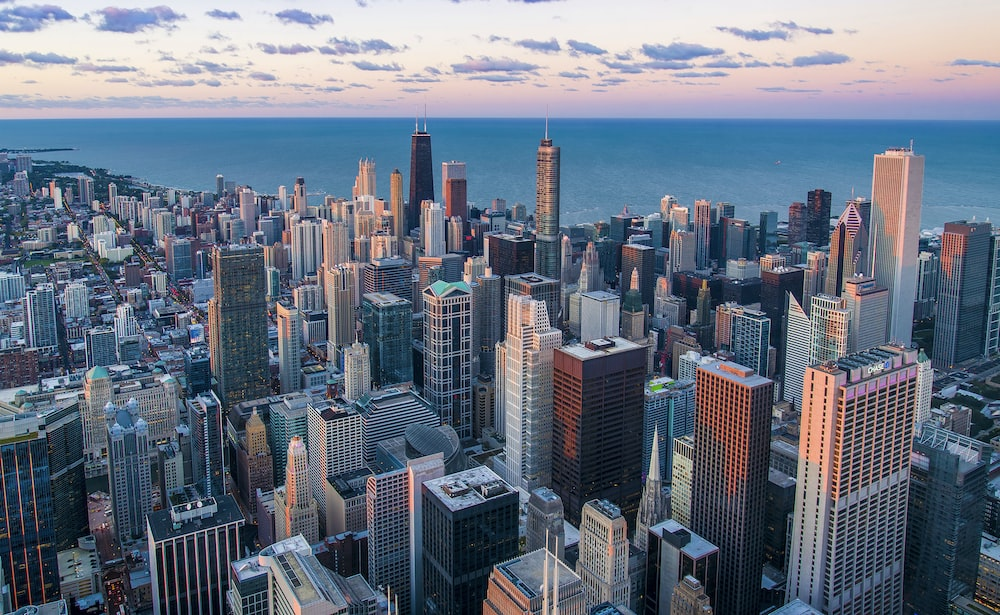
#> input picture Lab-03/reference.jpeg, 1000 x 615 px
$ python q3.py
#> lines starting #> are read from the running program, lines starting #| are printed output that depends on the picture
import cv2
import numpy as np

def apply_box_filter(image_path, kernel_size):
#> called with image_path = 'reference.jpeg', kernel_size = 5
    img = cv2.imread(image_path)
#> img is the input picture: shape (615, 1000, 3); mean B, G, R 129.8, 114.5, 104.5
    if img is None:
        print("Error: Could not read the image.")
        return

    # Apply a box filter to the image
    box_filtered = cv2.boxFilter(img, -1, (kernel_size, kernel_size))
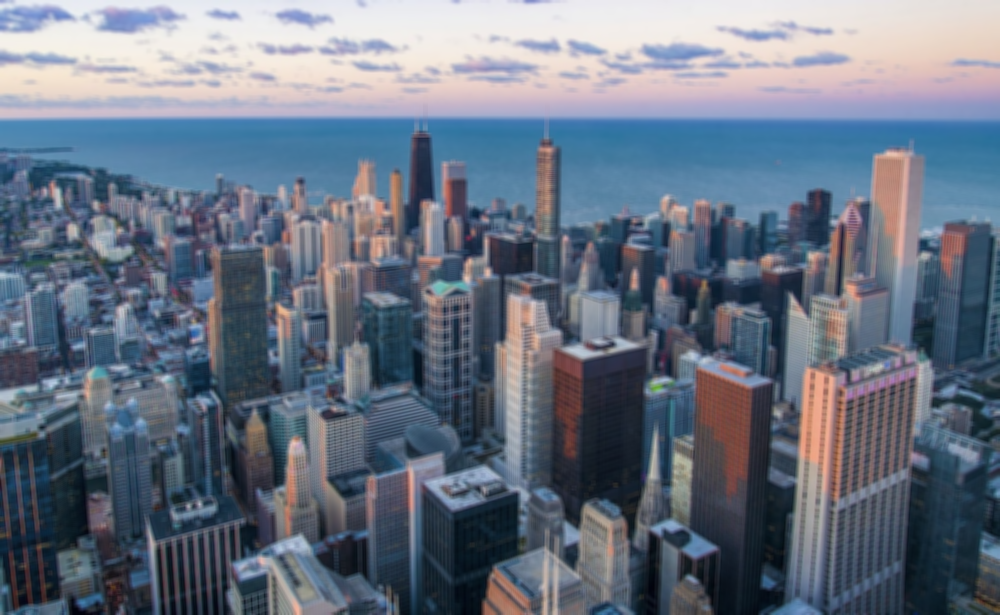
#> box_filtered: shape (615, 1000, 3); mean B, G, R 129.8, 114.5, 104.5

    return box_filtered

def apply_gaussian_filter(image_path, kernel_size, sigma):
#> called with image_path = 'reference.jpeg', kernel_size = 5, sigma = 1
    img = cv2.imread(image_path)
    if img is None:
        print("Error: Could not read the image.")
        return

    # Apply a Gaussian filter to the image
    gaussian_filtered = cv2.GaussianBlur(img, (kernel_size, kernel_size), sigma)

    return gaussian_filtered

def main():
    image_path = "reference.jpeg"  # Replace with the path to your image
    kernel_size = 5
    sigma = 1.0

    # Apply the box filter
    box_filtered = apply_box_filter(image_path, kernel_size)

    # Apply the Gaussian filter
    gaussian_filtered = apply_gaussian_filter(image_path, kernel_size, sigma)

    # Display the original image and both filtered images side by side
    combined = np.hstack((cv2.imread(image_path), box_filtered, gaussian_filtered))
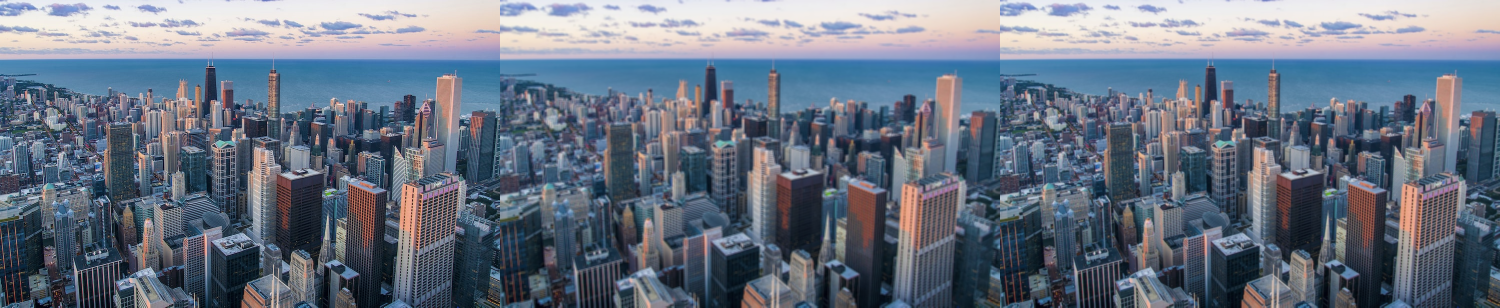
#> combined: shape (615, 3000, 3) (shown at 1/2 size); mean B, G, R 129.8, 114.5, 104.5
    cv2.imshow("Original vs. Box Filter vs. Gaussian Filter", combined)
    cv2.waitKey(0)
    cv2.destroyAllWindows()

if __name__ == "__main__":
    main()

$ run again, with Lab-03/lane.jpg copied over Lab-03/reference.jpeg
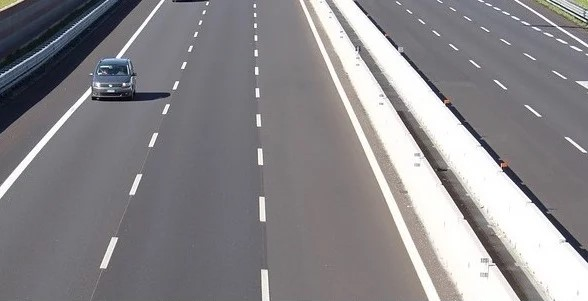
#> input picture Lab-03/lane.jpg, 588 x 301 px
#> in apply_box_filter, img is the input picture: shape (301, 588, 3); mean B, G, R 138.1, 135, 137.2
#> in apply_box_filter, `box_filtered = cv2.boxFilter(img, -1, (kernel_size, kernel_size))`:
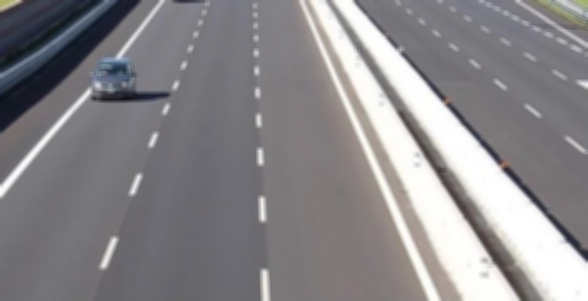
#> box_filtered: shape (301, 588, 3); mean B, G, R 138.1, 135, 137.2
#> in main, `combined = np.hstack((cv2.imread(image_path), box_filtered, gaussian_f..`:
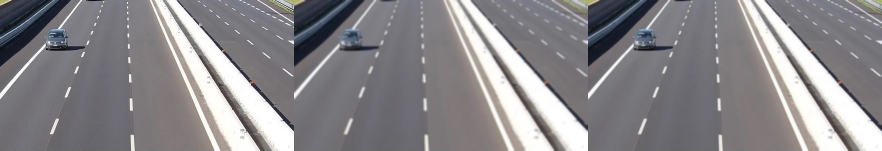
#> combined: shape (301, 1764, 3) (shown at 1/2 size); mean B, G, R 138.1, 135, 137.2

$ run again, with Lab-03/test.jpg copied over Lab-03/reference.jpeg
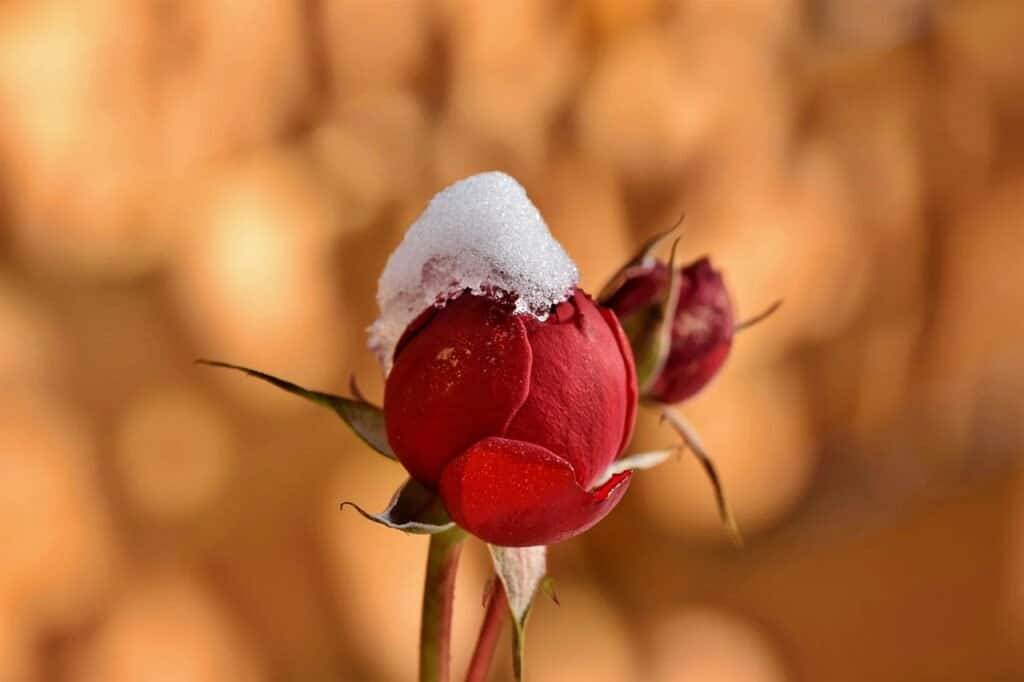
#> input picture Lab-03/test.jpg, 1024 x 682 px
#> in apply_box_filter, img is the input picture: shape (682, 1024, 3); mean B, G, R 60.4, 110.8, 184
#> in main, `combined = np.hstack((cv2.imread(image_path), box_filtered, gaussian_f..`:
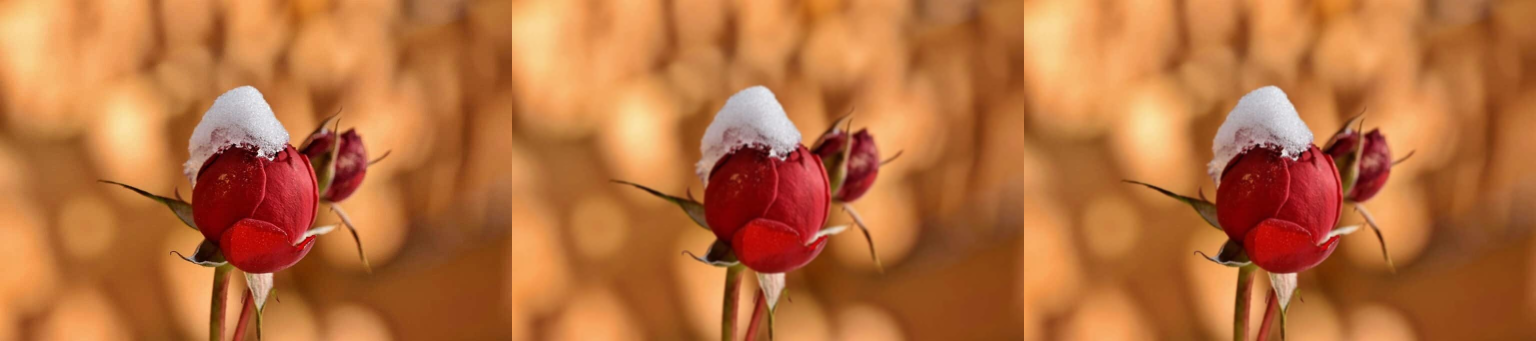
#> combined: shape (682, 3072, 3) (shown at 1/2 size); mean B, G, R 60.4, 110.8, 184
